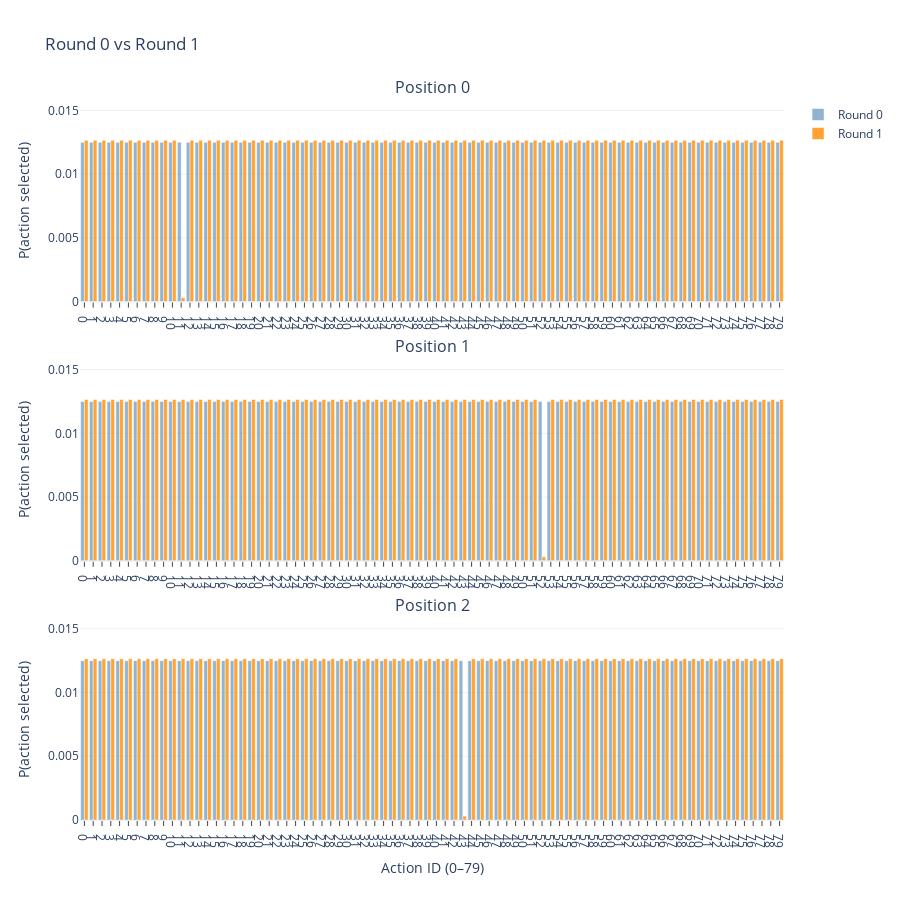
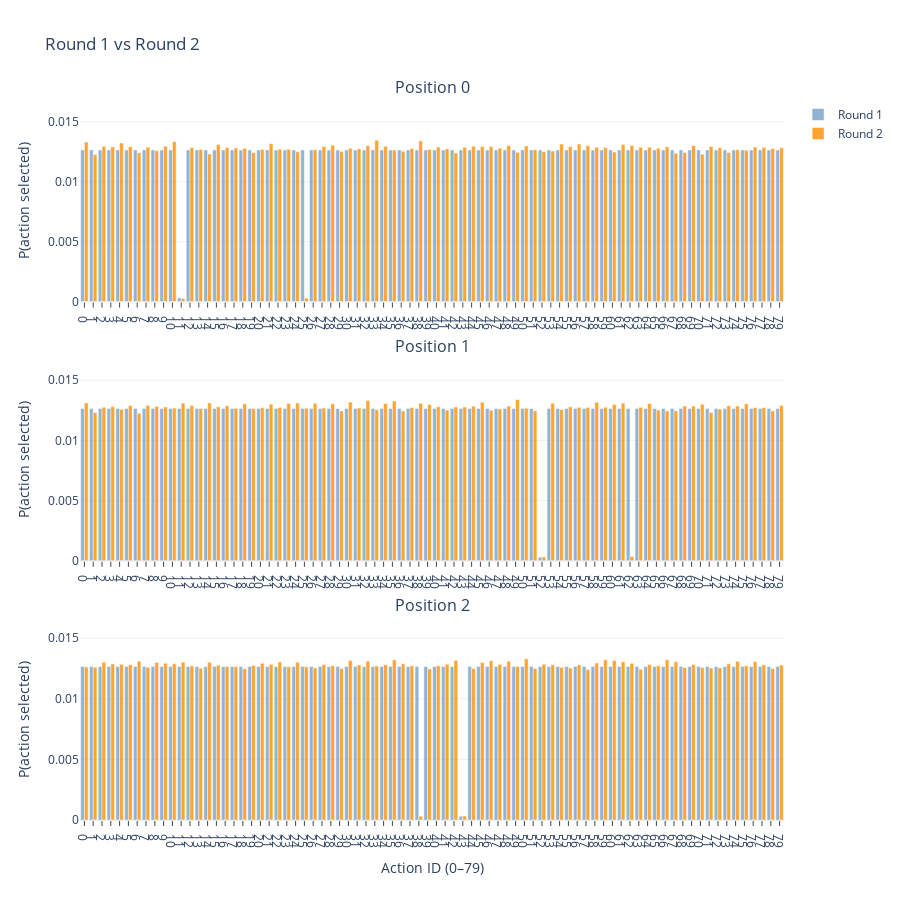

Here is the notebook cell these charts were saved with, in order:
### Code cell
# Assumes you already built df (action, position, reward, pscore) and bf for n_actions
tracker = ThompsonSlateTracker(df=df, n_actions=bf["n_actions"], positions=[0,1,2], seed=7)

# Round 0 is already recorded (uniform)
# Take Round 1 (samples per position, updates α/β, stores PMFs)
samp1 = tracker.next_round(random_state=None, use_mc_if_needed=False)  # exact is valid here
print("Round 1 samples:\n", samp1)

# Plot Round 0 vs Round 1
tracker.plot_compare(0, 1, title="Round 0 vs Round 1")

# Take Round 2 (now exact may be invalid; allow MC to compute PMFs)
samp2 = tracker.next_round(random_state=None, use_mc_if_needed=True)   # enables MC fallback
print("Round 2 samples:\n", samp2)

# Plot Round 1 vs Round 2
tracker.plot_compare(1, 2, title="Round 1 vs Round 2")

### Figure 1 — Plotly figure (JSON) as saved in the notebook; plotly's stock layout.template omitted (floating-point values rounded to 4 significant figures)
{"data": [{"customdata": [[0], [0], [0], [0], [0], [0], [0], [0], [0], [0], [0], [0], [0], [0], [0], [0], [0], [0], [0], [0], [0], [0], [0], [0], [0], [0], [0], [0], [0], [0], [0], [0], [0], [0], [0], [0], [0], [0], [0], [0], [0], [0], [0], [0], [0], [0], [0], [0], [0], [0], [0], [0], [0], [0], [0], [0], [0], [0], [0], [0], [0], [0], [0], [0], [0], [0], [0], [0], [0], [0], [0], [0], [0], [0], [0], [0], [0], [0], [0], [0]], "hovertemplate": "Position: %{customdata[0]}<br>Action: %{x}<br>Round: 0<br>P: %{y:.6f}<extra></extra>", "marker": {"color": "steelblue"}, "name": "Round 0", "opacity": 0.6, "showlegend": true, "type": "bar", "x": [0, 1, 2, 3, 4, 5, 6, 7, 8, 9, 10, 11, 12, 13, 14, 15, 16, 17, 18, 19, 20, 21, 22, 23, 24, 25, 26, 27, 28, 29, 30, 31, 32, 33, 34, 35, 36, 37, 38, 39, 40, 41, 42, 43, 44, 45, 46, 47, 48, 49, 50, 51, 52, 53, 54, 55, 56, 57, 58, 59, 60, 61, 62, 63, 64, 65, 66, 67, 68, 69, 70, 71, 72, 73, 74, 75, 76, 77, 78, 79], "xaxis": "x", "y": [0.0125, 0.0125, 0.0125, 0.0125, 0.0125, 0.0125, 0.0125, 0.0125, 0.0125, 0.0125, 0.0125, 0.0125, 0.0125, 0.0125, 0.0125, 0.0125, 0.0125, 0.0125, 0.0125, 0.0125, 0.0125, 0.0125, 0.0125, 0.0125, 0.0125, 0.0125, 0.0125, 0.0125, 0.0125, 0.0125, 0.0125, 0.0125, 0.0125, 0.0125, 0.0125, 0.0125, 0.0125, 0.0125, 0.0125, 0.0125, 0.0125, 0.0125, 0.0125, 0.0125, 0.0125, 0.0125, 0.0125, 0.0125, 0.0125, 0.0125, 0.0125, 0.0125, 0.0125, 0.0125, 0.0125, 0.0125, 0.0125, 0.0125, 0.0125, 0.0125, 0.0125, 0.0125, 0.0125, 0.0125, 0.0125, 0.0125, 0.0125, 0.0125, 0.0125, 0.0125, 0.0125, 0.0125, 0.0125, 0.0125, 0.0125, 0.0125, 0.0125, 0.0125, 0.0125, 0.0125], "yaxis": "y"}, {"customdata": [[0], [0], [0], [0], [0], [0], [0], [0], [0], [0], [0], [0], [0], [0], [0], [0], [0], [0], [0], [0], [0], [0], [0], [0], [0], [0], [0], [0], [0], [0], [0], [0], [0], [0], [0], [0], [0], [0], [0], [0], [0], [0], [0], [0], [0], [0], [0], [0], [0], [0], [0], [0], [0], [0], [0], [0], [0], [0], [0], [0], [0], [0], [0], [0], [0], [0], [0], [0], [0], [0], [0], [0], [0], [0], [0], [0], [0], [0], [0], [0]], "hovertemplate": "Position: %{customdata[0]}<br>Action: %{x}<br>Round: 1<br>P: %{y:.6f}<extra></extra>", "marker": {"color": "darkorange"}, "name": "Round 1", "opacity": 0.8, "showlegend": true, "type": "bar", "x": [0, 1, 2, 3, 4, 5, 6, 7, 8, 9, 10, 11, 12, 13, 14, 15, 16, 17, 18, 19, 20, 21, 22, 23, 24, 25, 26, 27, 28, 29, 30, 31, 32, 33, 34, 35, 36, 37, 38, 39, 40, 41, 42, 43, 44, 45, 46, 47, 48, 49, 50, 51, 52, 53, 54, 55, 56, 57, 58, 59, 60, 61, 62, 63, 64, 65, 66, 67, 68, 69, 70, 71, 72, 73, 74, 75, 76, 77, 78, 79], "xaxis": "x", "y": [0.01265, 0.01265, 0.01265, 0.01265, 0.01265, 0.01265, 0.01265, 0.01265, 0.01265, 0.01265, 0.01265, 0.0003086, 0.01265, 0.01265, 0.01265, 0.01265, 0.01265, 0.01265, 0.01265, 0.01265, 0.01265, 0.01265, 0.01265, 0.01265, 0.01265, 0.01265, 0.01265, 0.01265, 0.01265, 0.01265, 0.01265, 0.01265, 0.01265, 0.01265, 0.01265, 0.01265, 0.01265, 0.01265, 0.01265, 0.01265, 0.01265, 0.01265, 0.01265, 0.01265, 0.01265, 0.01265, 0.01265, 0.01265, 0.01265, 0.01265, 0.01265, 0.01265, 0.01265, 0.01265, 0.01265, 0.01265, 0.01265, 0.01265, 0.01265, 0.01265, 0.01265, 0.01265, 0.01265, 0.01265, 0.01265, 0.01265, 0.01265, 0.01265, 0.01265, 0.01265, 0.01265, 0.01265, 0.01265, 0.01265, 0.01265, 0.01265, 0.01265, 0.01265, 0.01265, 0.01265], "yaxis": "y"}, {"customdata": [[1], [1], [1], [1], [1], [1], [1], [1], [1], [1], [1], [1], [1], [1], [1], [1], [1], [1], [1], [1], [1], [1], [1], [1], [1], [1], [1], [1], [1], [1], [1], [1], [1], [1], [1], [1], [1], [1], [1], [1], [1], [1], [1], [1], [1], [1], [1], [1], [1], [1], [1], [1], [1], [1], [1], [1], [1], [1], [1], [1], [1], [1], [1], [1], [1], [1], [1], [1], [1], [1], [1], [1], [1], [1], [1], [1], [1], [1], [1], [1]], "hovertemplate": "Position: %{customdata[0]}<br>Action: %{x}<br>Round: 0<br>P: %{y:.6f}<extra></extra>", "marker": {"color": "steelblue"}, "name": "Round 0", "opacity": 0.6, "showlegend": false, "type": "bar", "x": [0, 1, 2, 3, 4, 5, 6, 7, 8, 9, 10, 11, 12, 13, 14, 15, 16, 17, 18, 19, 20, 21, 22, 23, 24, 25, 26, 27, 28, 29, 30, 31, 32, 33, 34, 35, 36, 37, 38, 39, 40, 41, 42, 43, 44, 45, 46, 47, 48, 49, 50, 51, 52, 53, 54, 55, 56, 57, 58, 59, 60, 61, 62, 63, 64, 65, 66, 67, 68, 69, 70, 71, 72, 73, 74, 75, 76, 77, 78, 79], "xaxis": "x2", "y": [0.0125, 0.0125, 0.0125, 0.0125, 0.0125, 0.0125, 0.0125, 0.0125, 0.0125, 0.0125, 0.0125, 0.0125, 0.0125, 0.0125, 0.0125, 0.0125, 0.0125, 0.0125, 0.0125, 0.0125, 0.0125, 0.0125, 0.0125, 0.0125, 0.0125, 0.0125, 0.0125, 0.0125, 0.0125, 0.0125, 0.0125, 0.0125, 0.0125, 0.0125, 0.0125, 0.0125, 0.0125, 0.0125, 0.0125, 0.0125, 0.0125, 0.0125, 0.0125, 0.0125, 0.0125, 0.0125, 0.0125, 0.0125, 0.0125, 0.0125, 0.0125, 0.0125, 0.0125, 0.0125, 0.0125, 0.0125, 0.0125, 0.0125, 0.0125, 0.0125, 0.0125, 0.0125, 0.0125, 0.0125, 0.0125, 0.0125, 0.0125, 0.0125, 0.0125, 0.0125, 0.0125, 0.0125, 0.0125, 0.0125, 0.0125, 0.0125, 0.0125, 0.0125, 0.0125, 0.0125], "yaxis": "y2"}, {"customdata": [[1], [1], [1], [1], [1], [1], [1], [1], [1], [1], [1], [1], [1], [1], [1], [1], [1], [1], [1], [1], [1], [1], [1], [1], [1], [1], [1], [1], [1], [1], [1], [1], [1], [1], [1], [1], [1], [1], [1], [1], [1], [1], [1], [1], [1], [1], [1], [1], [1], [1], [1], [1], [1], [1], [1], [1], [1], [1], [1], [1], [1], [1], [1], [1], [1], [1], [1], [1], [1], [1], [1], [1], [1], [1], [1], [1], [1], [1], [1], [1]], "hovertemplate": "Position: %{customdata[0]}<br>Action: %{x}<br>Round: 1<br>P: %{y:.6f}<extra></extra>", "marker": {"color": "darkorange"}, "name": "Round 1", "opacity": 0.8, "showlegend": false, "type": "bar", "x": [0, 1, 2, 3, 4, 5, 6, 7, 8, 9, 10, 11, 12, 13, 14, 15, 16, 17, 18, 19, 20, 21, 22, 23, 24, 25, 26, 27, 28, 29, 30, 31, 32, 33, 34, 35, 36, 37, 38, 39, 40, 41, 42, 43, 44, 45, 46, 47, 48, 49, 50, 51, 52, 53, 54, 55, 56, 57, 58, 59, 60, 61, 62, 63, 64, 65, 66, 67, 68, 69, 70, 71, 72, 73, 74, 75, 76, 77, 78, 79], "xaxis": "x2", "y": [0.01265, 0.01265, 0.01265, 0.01265, 0.01265, 0.01265, 0.01265, 0.01265, 0.01265, 0.01265, 0.01265, 0.01265, 0.01265, 0.01265, 0.01265, 0.01265, 0.01265, 0.01265, 0.01265, 0.01265, 0.01265, 0.01265, 0.01265, 0.01265, 0.01265, 0.01265, 0.01265, 0.01265, 0.01265, 0.01265, 0.01265, 0.01265, 0.01265, 0.01265, 0.01265, 0.01265, 0.01265, 0.01265, 0.01265, 0.01265, 0.01265, 0.01265, 0.01265, 0.01265, 0.01265, 0.01265, 0.01265, 0.01265, 0.01265, 0.01265, 0.01265, 0.01265, 0.0003086, 0.01265, 0.01265, 0.01265, 0.01265, 0.01265, 0.01265, 0.01265, 0.01265, 0.01265, 0.01265, 0.01265, 0.01265, 0.01265, 0.01265, 0.01265, 0.01265, 0.01265, 0.01265, 0.01265, 0.01265, 0.01265, 0.01265, 0.01265, 0.01265, 0.01265, 0.01265, 0.01265], "yaxis": "y2"}, {"customdata": [[2], [2], [2], [2], [2], [2], [2], [2], [2], [2], [2], [2], [2], [2], [2], [2], [2], [2], [2], [2], [2], [2], [2], [2], [2], [2], [2], [2], [2], [2], [2], [2], [2], [2], [2], [2], [2], [2], [2], [2], [2], [2], [2], [2], [2], [2], [2], [2], [2], [2], [2], [2], [2], [2], [2], [2], [2], [2], [2], [2], [2], [2], [2], [2], [2], [2], [2], [2], [2], [2], [2], [2], [2], [2], [2], [2], [2], [2], [2], [2]], "hovertemplate": "Position: %{customdata[0]}<br>Action: %{x}<br>Round: 0<br>P: %{y:.6f}<extra></extra>", "marker": {"color": "steelblue"}, "name": "Round 0", "opacity": 0.6, "showlegend": false, "type": "bar", "x": [0, 1, 2, 3, 4, 5, 6, 7, 8, 9, 10, 11, 12, 13, 14, 15, 16, 17, 18, 19, 20, 21, 22, 23, 24, 25, 26, 27, 28, 29, 30, 31, 32, 33, 34, 35, 36, 37, 38, 39, 40, 41, 42, 43, 44, 45, 46, 47, 48, 49, 50, 51, 52, 53, 54, 55, 56, 57, 58, 59, 60, 61, 62, 63, 64, 65, 66, 67, 68, 69, 70, 71, 72, 73, 74, 75, 76, 77, 78, 79], "xaxis": "x3", "y": [0.0125, 0.0125, 0.0125, 0.0125, 0.0125, 0.0125, 0.0125, 0.0125, 0.0125, 0.0125, 0.0125, 0.0125, 0.0125, 0.0125, 0.0125, 0.0125, 0.0125, 0.0125, 0.0125, 0.0125, 0.0125, 0.0125, 0.0125, 0.0125, 0.0125, 0.0125, 0.0125, 0.0125, 0.0125, 0.0125, 0.0125, 0.0125, 0.0125, 0.0125, 0.0125, 0.0125, 0.0125, 0.0125, 0.0125, 0.0125, 0.0125, 0.0125, 0.0125, 0.0125, 0.0125, 0.0125, 0.0125, 0.0125, 0.0125, 0.0125, 0.0125, 0.0125, 0.0125, 0.0125, 0.0125, 0.0125, 0.0125, 0.0125, 0.0125, 0.0125, 0.0125, 0.0125, 0.0125, 0.0125, 0.0125, 0.0125, 0.0125, 0.0125, 0.0125, 0.0125, 0.0125, 0.0125, 0.0125, 0.0125, 0.0125, 0.0125, 0.0125, 0.0125, 0.0125, 0.0125], "yaxis": "y3"}, {"customdata": [[2], [2], [2], [2], [2], [2], [2], [2], [2], [2], [2], [2], [2], [2], [2], [2], [2], [2], [2], [2], [2], [2], [2], [2], [2], [2], [2], [2], [2], [2], [2], [2], [2], [2], [2], [2], [2], [2], [2], [2], [2], [2], [2], [2], [2], [2], [2], [2], [2], [2], [2], [2], [2], [2], [2], [2], [2], [2], [2], [2], [2], [2], [2], [2], [2], [2], [2], [2], [2], [2], [2], [2], [2], [2], [2], [2], [2], [2], [2], [2]], "hovertemplate": "Position: %{customdata[0]}<br>Action: %{x}<br>Round: 1<br>P: %{y:.6f}<extra></extra>", "marker": {"color": "darkorange"}, "name": "Round 1", "opacity": 0.8, "showlegend": false, "type": "bar", "x": [0, 1, 2, 3, 4, 5, 6, 7, 8, 9, 10, 11, 12, 13, 14, 15, 16, 17, 18, 19, 20, 21, 22, 23, 24, 25, 26, 27, 28, 29, 30, 31, 32, 33, 34, 35, 36, 37, 38, 39, 40, 41, 42, 43, 44, 45, 46, 47, 48, 49, 50, 51, 52, 53, 54, 55, 56, 57, 58, 59, 60, 61, 62, 63, 64, 65, 66, 67, 68, 69, 70, 71, 72, 73, 74, 75, 76, 77, 78, 79], "xaxis": "x3", "y": [0.01265, 0.01265, 0.01265, 0.01265, 0.01265, 0.01265, 0.01265, 0.01265, 0.01265, 0.01265, 0.01265, 0.01265, 0.01265, 0.01265, 0.01265, 0.01265, 0.01265, 0.01265, 0.01265, 0.01265, 0.01265, 0.01265, 0.01265, 0.01265, 0.01265, 0.01265, 0.01265, 0.01265, 0.01265, 0.01265, 0.01265, 0.01265, 0.01265, 0.01265, 0.01265, 0.01265, 0.01265, 0.01265, 0.01265, 0.01265, 0.01265, 0.01265, 0.01265, 0.0003086, 0.01265, 0.01265, 0.01265, 0.01265, 0.01265, 0.01265, 0.01265, 0.01265, 0.01265, 0.01265, 0.01265, 0.01265, 0.01265, 0.01265, 0.01265, 0.01265, 0.01265, 0.01265, 0.01265, 0.01265, 0.01265, 0.01265, 0.01265, 0.01265, 0.01265, 0.01265, 0.01265, 0.01265, 0.01265, 0.01265, 0.01265, 0.01265, 0.01265, 0.01265, 0.01265, 0.01265], "yaxis": "y3"}], "layout": {"annotations": [{"font": {"size": 16}, "showarrow": false, "text": "Position 0", "x": 0.5, "xanchor": "center", "xref": "paper", "y": 1, "yanchor": "bottom", "yref": "paper"}, {"font": {"size": 16}, "showarrow": false, "text": "Position 1", "x": 0.5, "xanchor": "center", "xref": "paper", "y": 0.64, "yanchor": "bottom", "yref": "paper"}, {"font": {"size": 16}, "showarrow": false, "text": "Position 2", "x": 0.5, "xanchor": "center", "xref": "paper", "y": 0.28, "yanchor": "bottom", "yref": "paper"}], "bargap": 0.15, "barmode": "group", "height": 900, "title": {"text": "Round 0 vs Round 1"}, "xaxis": {"anchor": "y", "domain": [0, 1], "showticklabels": true, "tickmode": "array", "ticks": "outside", "ticktext": ["0", "1", "2", "3", "4", "5", "6", "7", "8", "9", "10", "11", "12", "13", "14", "15", "16", "17", "18", "19", "20", "21", "22", "23", "24", "25", "26", "27", "28", "29", "30", "31", "32", "33", "34", "35", "36", "37", "38", "39", "40", "41", "42", "43", "44", "45", "46", "47", "48", "49", "50", "51", "52", "53", "54", "55", "56", "57", "58", "59", "60", "61", "62", "63", "64", "65", "66", "67", "68", "69", "70", "71", "72", "73", "74", "75", "76", "77", "78", "79"], "tickvals": [0, 1, 2, 3, 4, 5, 6, 7, 8, 9, 10, 11, 12, 13, 14, 15, 16, 17, 18, 19, 20, 21, 22, 23, 24, 25, 26, 27, 28, 29, 30, 31, 32, 33, 34, 35, 36, 37, 38, 39, 40, 41, 42, 43, 44, 45, 46, 47, 48, 49, 50, 51, 52, 53, 54, 55, 56, 57, 58, 59, 60, 61, 62, 63, 64, 65, 66, 67, 68, 69, 70, 71, 72, 73, 74, 75, 76, 77, 78, 79]}, "xaxis2": {"anchor": "y2", "domain": [0, 1], "showticklabels": true, "tickmode": "array", "ticks": "outside", "ticktext": ["0", "1", "2", "3", "4", "5", "6", "7", "8", "9", "10", "11", "12", "13", "14", "15", "16", "17", "18", "19", "20", "21", "22", "23", "24", "25", "26", "27", "28", "29", "30", "31", "32", "33", "34", "35", "36", "37", "38", "39", "40", "41", "42", "43", "44", "45", "46", "47", "48", "49", "50", "51", "52", "53", "54", "55", "56", "57", "58", "59", "60", "61", "62", "63", "64", "65", "66", "67", "68", "69", "70", "71", "72", "73", "74", "75", "76", "77", "78", "79"], "tickvals": [0, 1, 2, 3, 4, 5, 6, 7, 8, 9, 10, 11, 12, 13, 14, 15, 16, 17, 18, 19, 20, 21, 22, 23, 24, 25, 26, 27, 28, 29, 30, 31, 32, 33, 34, 35, 36, 37, 38, 39, 40, 41, 42, 43, 44, 45, 46, 47, 48, 49, 50, 51, 52, 53, 54, 55, 56, 57, 58, 59, 60, 61, 62, 63, 64, 65, 66, 67, 68, 69, 70, 71, 72, 73, 74, 75, 76, 77, 78, 79]}, "xaxis3": {"anchor": "y3", "domain": [0, 1], "showticklabels": true, "tickmode": "array", "ticks": "outside", "ticktext": ["0", "1", "2", "3", "4", "5", "6", "7", "8", "9", "10", "11", "12", "13", "14", "15", "16", "17", "18", "19", "20", "21", "22", "23", "24", "25", "26", "27", "28", "29", "30", "31", "32", "33", "34", "35", "36", "37", "38", "39", "40", "41", "42", "43", "44", "45", "46", "47", "48", "49", "50", "51", "52", "53", "54", "55", "56", "57", "58", "59", "60", "61", "62", "63", "64", "65", "66", "67", "68", "69", "70", "71", "72", "73", "74", "75", "76", "77", "78", "79"], "tickvals": [0, 1, 2, 3, 4, 5, 6, 7, 8, 9, 10, 11, 12, 13, 14, 15, 16, 17, 18, 19, 20, 21, 22, 23, 24, 25, 26, 27, 28, 29, 30, 31, 32, 33, 34, 35, 36, 37, 38, 39, 40, 41, 42, 43, 44, 45, 46, 47, 48, 49, 50, 51, 52, 53, 54, 55, 56, 57, 58, 59, 60, 61, 62, 63, 64, 65, 66, 67, 68, 69, 70, 71, 72, 73, 74, 75, 76, 77, 78, 79], "title": {"text": "Action ID (0–79)"}}, "yaxis": {"anchor": "x", "domain": [0.72, 1], "range": [0, 0.01582], "title": {"text": "P(action selected)"}}, "yaxis2": {"anchor": "x2", "domain": [0.36, 0.64], "range": [0, 0.01582], "title": {"text": "P(action selected)"}}, "yaxis3": {"anchor": "x3", "domain": [0, 0.28], "range": [0, 0.01582], "title": {"text": "P(action selected)"}}}}

### Figure 2 — Plotly figure (JSON) as saved in the notebook; plotly's stock layout.template omitted (floating-point values rounded to 4 significant figures)
{"data": [{"customdata": [[0], [0], [0], [0], [0], [0], [0], [0], [0], [0], [0], [0], [0], [0], [0], [0], [0], [0], [0], [0], [0], [0], [0], [0], [0], [0], [0], [0], [0], [0], [0], [0], [0], [0], [0], [0], [0], [0], [0], [0], [0], [0], [0], [0], [0], [0], [0], [0], [0], [0], [0], [0], [0], [0], [0], [0], [0], [0], [0], [0], [0], [0], [0], [0], [0], [0], [0], [0], [0], [0], [0], [0], [0], [0], [0], [0], [0], [0], [0], [0]], "hovertemplate": "Position: %{customdata[0]}<br>Action: %{x}<br>Round: 1<br>P: %{y:.6f}<extra></extra>", "marker": {"color": "steelblue"}, "name": "Round 1", "opacity": 0.6, "showlegend": true, "type": "bar", "x": [0, 1, 2, 3, 4, 5, 6, 7, 8, 9, 10, 11, 12, 13, 14, 15, 16, 17, 18, 19, 20, 21, 22, 23, 24, 25, 26, 27, 28, 29, 30, 31, 32, 33, 34, 35, 36, 37, 38, 39, 40, 41, 42, 43, 44, 45, 46, 47, 48, 49, 50, 51, 52, 53, 54, 55, 56, 57, 58, 59, 60, 61, 62, 63, 64, 65, 66, 67, 68, 69, 70, 71, 72, 73, 74, 75, 76, 77, 78, 79], "xaxis": "x", "y": [0.01265, 0.01265, 0.01265, 0.01265, 0.01265, 0.01265, 0.01265, 0.01265, 0.01265, 0.01265, 0.01265, 0.0003086, 0.01265, 0.01265, 0.01265, 0.01265, 0.01265, 0.01265, 0.01265, 0.01265, 0.01265, 0.01265, 0.01265, 0.01265, 0.01265, 0.01265, 0.01265, 0.01265, 0.01265, 0.01265, 0.01265, 0.01265, 0.01265, 0.01265, 0.01265, 0.01265, 0.01265, 0.01265, 0.01265, 0.01265, 0.01265, 0.01265, 0.01265, 0.01265, 0.01265, 0.01265, 0.01265, 0.01265, 0.01265, 0.01265, 0.01265, 0.01265, 0.01265, 0.01265, 0.01265, 0.01265, 0.01265, 0.01265, 0.01265, 0.01265, 0.01265, 0.01265, 0.01265, 0.01265, 0.01265, 0.01265, 0.01265, 0.01265, 0.01265, 0.01265, 0.01265, 0.01265, 0.01265, 0.01265, 0.01265, 0.01265, 0.01265, 0.01265, 0.01265, 0.01265], "yaxis": "y"}, {"customdata": [[0], [0], [0], [0], [0], [0], [0], [0], [0], [0], [0], [0], [0], [0], [0], [0], [0], [0], [0], [0], [0], [0], [0], [0], [0], [0], [0], [0], [0], [0], [0], [0], [0], [0], [0], [0], [0], [0], [0], [0], [0], [0], [0], [0], [0], [0], [0], [0], [0], [0], [0], [0], [0], [0], [0], [0], [0], [0], [0], [0], [0], [0], [0], [0], [0], [0], [0], [0], [0], [0], [0], [0], [0], [0], [0], [0], [0], [0], [0], [0]], "hovertemplate": "Position: %{customdata[0]}<br>Action: %{x}<br>Round: 2<br>P: %{y:.6f}<extra></extra>", "marker": {"color": "darkorange"}, "name": "Round 2", "opacity": 0.8, "showlegend": true, "type": "bar", "x": [0, 1, 2, 3, 4, 5, 6, 7, 8, 9, 10, 11, 12, 13, 14, 15, 16, 17, 18, 19, 20, 21, 22, 23, 24, 25, 26, 27, 28, 29, 30, 31, 32, 33, 34, 35, 36, 37, 38, 39, 40, 41, 42, 43, 44, 45, 46, 47, 48, 49, 50, 51, 52, 53, 54, 55, 56, 57, 58, 59, 60, 61, 62, 63, 64, 65, 66, 67, 68, 69, 70, 71, 72, 73, 74, 75, 76, 77, 78, 79], "xaxis": "x", "y": [0.01331, 0.01227, 0.01295, 0.01291, 0.01324, 0.01293, 0.01242, 0.01288, 0.01258, 0.01296, 0.01334, 0.00026, 0.01285, 0.01269, 0.01231, 0.01311, 0.01285, 0.01281, 0.01279, 0.01243, 0.01269, 0.01319, 0.01272, 0.0127, 0.0125, 0.00029, 0.01267, 0.01294, 0.01305, 0.01252, 0.01279, 0.01274, 0.01302, 0.01345, 0.01297, 0.01264, 0.01255, 0.01277, 0.01341, 0.01269, 0.0129, 0.01274, 0.0124, 0.01288, 0.01297, 0.01294, 0.01294, 0.01281, 0.01302, 0.01247, 0.01299, 0.01268, 0.01251, 0.01256, 0.01315, 0.01292, 0.01316, 0.01302, 0.01288, 0.01285, 0.01248, 0.0131, 0.01302, 0.01288, 0.01288, 0.01279, 0.01291, 0.01238, 0.01244, 0.01302, 0.0123, 0.01294, 0.01283, 0.01244, 0.01266, 0.01263, 0.01289, 0.01287, 0.01277, 0.01283], "yaxis": "y"}, {"customdata": [[1], [1], [1], [1], [1], [1], [1], [1], [1], [1], [1], [1], [1], [1], [1], [1], [1], [1], [1], [1], [1], [1], [1], [1], [1], [1], [1], [1], [1], [1], [1], [1], [1], [1], [1], [1], [1], [1], [1], [1], [1], [1], [1], [1], [1], [1], [1], [1], [1], [1], [1], [1], [1], [1], [1], [1], [1], [1], [1], [1], [1], [1], [1], [1], [1], [1], [1], [1], [1], [1], [1], [1], [1], [1], [1], [1], [1], [1], [1], [1]], "hovertemplate": "Position: %{customdata[0]}<br>Action: %{x}<br>Round: 1<br>P: %{y:.6f}<extra></extra>", "marker": {"color": "steelblue"}, "name": "Round 1", "opacity": 0.6, "showlegend": false, "type": "bar", "x": [0, 1, 2, 3, 4, 5, 6, 7, 8, 9, 10, 11, 12, 13, 14, 15, 16, 17, 18, 19, 20, 21, 22, 23, 24, 25, 26, 27, 28, 29, 30, 31, 32, 33, 34, 35, 36, 37, 38, 39, 40, 41, 42, 43, 44, 45, 46, 47, 48, 49, 50, 51, 52, 53, 54, 55, 56, 57, 58, 59, 60, 61, 62, 63, 64, 65, 66, 67, 68, 69, 70, 71, 72, 73, 74, 75, 76, 77, 78, 79], "xaxis": "x2", "y": [0.01265, 0.01265, 0.01265, 0.01265, 0.01265, 0.01265, 0.01265, 0.01265, 0.01265, 0.01265, 0.01265, 0.01265, 0.01265, 0.01265, 0.01265, 0.01265, 0.01265, 0.01265, 0.01265, 0.01265, 0.01265, 0.01265, 0.01265, 0.01265, 0.01265, 0.01265, 0.01265, 0.01265, 0.01265, 0.01265, 0.01265, 0.01265, 0.01265, 0.01265, 0.01265, 0.01265, 0.01265, 0.01265, 0.01265, 0.01265, 0.01265, 0.01265, 0.01265, 0.01265, 0.01265, 0.01265, 0.01265, 0.01265, 0.01265, 0.01265, 0.01265, 0.01265, 0.0003086, 0.01265, 0.01265, 0.01265, 0.01265, 0.01265, 0.01265, 0.01265, 0.01265, 0.01265, 0.01265, 0.01265, 0.01265, 0.01265, 0.01265, 0.01265, 0.01265, 0.01265, 0.01265, 0.01265, 0.01265, 0.01265, 0.01265, 0.01265, 0.01265, 0.01265, 0.01265, 0.01265], "yaxis": "y2"}, {"customdata": [[1], [1], [1], [1], [1], [1], [1], [1], [1], [1], [1], [1], [1], [1], [1], [1], [1], [1], [1], [1], [1], [1], [1], [1], [1], [1], [1], [1], [1], [1], [1], [1], [1], [1], [1], [1], [1], [1], [1], [1], [1], [1], [1], [1], [1], [1], [1], [1], [1], [1], [1], [1], [1], [1], [1], [1], [1], [1], [1], [1], [1], [1], [1], [1], [1], [1], [1], [1], [1], [1], [1], [1], [1], [1], [1], [1], [1], [1], [1], [1]], "hovertemplate": "Position: %{customdata[0]}<br>Action: %{x}<br>Round: 2<br>P: %{y:.6f}<extra></extra>", "marker": {"color": "darkorange"}, "name": "Round 2", "opacity": 0.8, "showlegend": false, "type": "bar", "x": [0, 1, 2, 3, 4, 5, 6, 7, 8, 9, 10, 11, 12, 13, 14, 15, 16, 17, 18, 19, 20, 21, 22, 23, 24, 25, 26, 27, 28, 29, 30, 31, 32, 33, 34, 35, 36, 37, 38, 39, 40, 41, 42, 43, 44, 45, 46, 47, 48, 49, 50, 51, 52, 53, 54, 55, 56, 57, 58, 59, 60, 61, 62, 63, 64, 65, 66, 67, 68, 69, 70, 71, 72, 73, 74, 75, 76, 77, 78, 79], "xaxis": "x2", "y": [0.01311, 0.0123, 0.01276, 0.01281, 0.01258, 0.0129, 0.01226, 0.01291, 0.01281, 0.01278, 0.01269, 0.0131, 0.0129, 0.01265, 0.01311, 0.0128, 0.01287, 0.01266, 0.01304, 0.01264, 0.01272, 0.01302, 0.01274, 0.01306, 0.0131, 0.01267, 0.01308, 0.01269, 0.01304, 0.01245, 0.01319, 0.01269, 0.01332, 0.01255, 0.01306, 0.01328, 0.01244, 0.01273, 0.01309, 0.01298, 0.01279, 0.01251, 0.01277, 0.01277, 0.01283, 0.01317, 0.01251, 0.01261, 0.01285, 0.0134, 0.01268, 0.01247, 0.000325, 0.01308, 0.01257, 0.01278, 0.01274, 0.01274, 0.01317, 0.01276, 0.01298, 0.01311, 0.000355, 0.01275, 0.01307, 0.01252, 0.01244, 0.01246, 0.01286, 0.01285, 0.01299, 0.01231, 0.0126, 0.01289, 0.01286, 0.01305, 0.01273, 0.01273, 0.01246, 0.01289], "yaxis": "y2"}, {"customdata": [[2], [2], [2], [2], [2], [2], [2], [2], [2], [2], [2], [2], [2], [2], [2], [2], [2], [2], [2], [2], [2], [2], [2], [2], [2], [2], [2], [2], [2], [2], [2], [2], [2], [2], [2], [2], [2], [2], [2], [2], [2], [2], [2], [2], [2], [2], [2], [2], [2], [2], [2], [2], [2], [2], [2], [2], [2], [2], [2], [2], [2], [2], [2], [2], [2], [2], [2], [2], [2], [2], [2], [2], [2], [2], [2], [2], [2], [2], [2], [2]], "hovertemplate": "Position: %{customdata[0]}<br>Action: %{x}<br>Round: 1<br>P: %{y:.6f}<extra></extra>", "marker": {"color": "steelblue"}, "name": "Round 1", "opacity": 0.6, "showlegend": false, "type": "bar", "x": [0, 1, 2, 3, 4, 5, 6, 7, 8, 9, 10, 11, 12, 13, 14, 15, 16, 17, 18, 19, 20, 21, 22, 23, 24, 25, 26, 27, 28, 29, 30, 31, 32, 33, 34, 35, 36, 37, 38, 39, 40, 41, 42, 43, 44, 45, 46, 47, 48, 49, 50, 51, 52, 53, 54, 55, 56, 57, 58, 59, 60, 61, 62, 63, 64, 65, 66, 67, 68, 69, 70, 71, 72, 73, 74, 75, 76, 77, 78, 79], "xaxis": "x3", "y": [0.01265, 0.01265, 0.01265, 0.01265, 0.01265, 0.01265, 0.01265, 0.01265, 0.01265, 0.01265, 0.01265, 0.01265, 0.01265, 0.01265, 0.01265, 0.01265, 0.01265, 0.01265, 0.01265, 0.01265, 0.01265, 0.01265, 0.01265, 0.01265, 0.01265, 0.01265, 0.01265, 0.01265, 0.01265, 0.01265, 0.01265, 0.01265, 0.01265, 0.01265, 0.01265, 0.01265, 0.01265, 0.01265, 0.01265, 0.01265, 0.01265, 0.01265, 0.01265, 0.0003086, 0.01265, 0.01265, 0.01265, 0.01265, 0.01265, 0.01265, 0.01265, 0.01265, 0.01265, 0.01265, 0.01265, 0.01265, 0.01265, 0.01265, 0.01265, 0.01265, 0.01265, 0.01265, 0.01265, 0.01265, 0.01265, 0.01265, 0.01265, 0.01265, 0.01265, 0.01265, 0.01265, 0.01265, 0.01265, 0.01265, 0.01265, 0.01265, 0.01265, 0.01265, 0.01265, 0.01265], "yaxis": "y3"}, {"customdata": [[2], [2], [2], [2], [2], [2], [2], [2], [2], [2], [2], [2], [2], [2], [2], [2], [2], [2], [2], [2], [2], [2], [2], [2], [2], [2], [2], [2], [2], [2], [2], [2], [2], [2], [2], [2], [2], [2], [2], [2], [2], [2], [2], [2], [2], [2], [2], [2], [2], [2], [2], [2], [2], [2], [2], [2], [2], [2], [2], [2], [2], [2], [2], [2], [2], [2], [2], [2], [2], [2], [2], [2], [2], [2], [2], [2], [2], [2], [2], [2]], "hovertemplate": "Position: %{customdata[0]}<br>Action: %{x}<br>Round: 2<br>P: %{y:.6f}<extra></extra>", "marker": {"color": "darkorange"}, "name": "Round 2", "opacity": 0.8, "showlegend": false, "type": "bar", "x": [0, 1, 2, 3, 4, 5, 6, 7, 8, 9, 10, 11, 12, 13, 14, 15, 16, 17, 18, 19, 20, 21, 22, 23, 24, 25, 26, 27, 28, 29, 30, 31, 32, 33, 34, 35, 36, 37, 38, 39, 40, 41, 42, 43, 44, 45, 46, 47, 48, 49, 50, 51, 52, 53, 54, 55, 56, 57, 58, 59, 60, 61, 62, 63, 64, 65, 66, 67, 68, 69, 70, 71, 72, 73, 74, 75, 76, 77, 78, 79], "xaxis": "x3", "y": [0.01261, 0.0126, 0.01302, 0.01287, 0.01284, 0.01281, 0.0131, 0.0126, 0.01299, 0.01293, 0.01287, 0.01302, 0.01271, 0.01252, 0.013, 0.01276, 0.01266, 0.01264, 0.01248, 0.01274, 0.01293, 0.01283, 0.01303, 0.01263, 0.013, 0.01263, 0.01255, 0.01282, 0.01273, 0.01248, 0.01315, 0.01278, 0.01311, 0.0127, 0.01281, 0.01322, 0.01289, 0.01272, 0.000315, 0.01245, 0.01272, 0.01285, 0.01317, 0.00034, 0.01248, 0.01298, 0.01314, 0.01284, 0.0131, 0.01266, 0.0133, 0.01249, 0.01285, 0.0128, 0.01259, 0.01253, 0.0128, 0.0124, 0.01294, 0.01321, 0.01315, 0.01305, 0.01292, 0.01243, 0.01283, 0.01272, 0.01322, 0.01306, 0.01257, 0.01282, 0.01258, 0.01253, 0.01255, 0.01288, 0.01308, 0.01272, 0.01307, 0.0128, 0.0125, 0.01277], "yaxis": "y3"}], "layout": {"annotations": [{"font": {"size": 16}, "showarrow": false, "text": "Position 0", "x": 0.5, "xanchor": "center", "xref": "paper", "y": 1, "yanchor": "bottom", "yref": "paper"}, {"font": {"size": 16}, "showarrow": false, "text": "Position 1", "x": 0.5, "xanchor": "center", "xref": "paper", "y": 0.64, "yanchor": "bottom", "yref": "paper"}, {"font": {"size": 16}, "showarrow": false, "text": "Position 2", "x": 0.5, "xanchor": "center", "xref": "paper", "y": 0.28, "yanchor": "bottom", "yref": "paper"}], "bargap": 0.15, "barmode": "group", "height": 900, "title": {"text": "Round 1 vs Round 2"}, "xaxis": {"anchor": "y", "domain": [0, 1], "showticklabels": true, "tickmode": "array", "ticks": "outside", "ticktext": ["0", "1", "2", "3", "4", "5", "6", "7", "8", "9", "10", "11", "12", "13", "14", "15", "16", "17", "18", "19", "20", "21", "22", "23", "24", "25", "26", "27", "28", "29", "30", "31", "32", "33", "34", "35", "36", "37", "38", "39", "40", "41", "42", "43", "44", "45", "46", "47", "48", "49", "50", "51", "52", "53", "54", "55", "56", "57", "58", "59", "60", "61", "62", "63", "64", "65", "66", "67", "68", "69", "70", "71", "72", "73", "74", "75", "76", "77", "78", "79"], "tickvals": [0, 1, 2, 3, 4, 5, 6, 7, 8, 9, 10, 11, 12, 13, 14, 15, 16, 17, 18, 19, 20, 21, 22, 23, 24, 25, 26, 27, 28, 29, 30, 31, 32, 33, 34, 35, 36, 37, 38, 39, 40, 41, 42, 43, 44, 45, 46, 47, 48, 49, 50, 51, 52, 53, 54, 55, 56, 57, 58, 59, 60, 61, 62, 63, 64, 65, 66, 67, 68, 69, 70, 71, 72, 73, 74, 75, 76, 77, 78, 79]}, "xaxis2": {"anchor": "y2", "domain": [0, 1], "showticklabels": true, "tickmode": "array", "ticks": "outside", "ticktext": ["0", "1", "2", "3", "4", "5", "6", "7", "8", "9", "10", "11", "12", "13", "14", "15", "16", "17", "18", "19", "20", "21", "22", "23", "24", "25", "26", "27", "28", "29", "30", "31", "32", "33", "34", "35", "36", "37", "38", "39", "40", "41", "42", "43", "44", "45", "46", "47", "48", "49", "50", "51", "52", "53", "54", "55", "56", "57", "58", "59", "60", "61", "62", "63", "64", "65", "66", "67", "68", "69", "70", "71", "72", "73", "74", "75", "76", "77", "78", "79"], "tickvals": [0, 1, 2, 3, 4, 5, 6, 7, 8, 9, 10, 11, 12, 13, 14, 15, 16, 17, 18, 19, 20, 21, 22, 23, 24, 25, 26, 27, 28, 29, 30, 31, 32, 33, 34, 35, 36, 37, 38, 39, 40, 41, 42, 43, 44, 45, 46, 47, 48, 49, 50, 51, 52, 53, 54, 55, 56, 57, 58, 59, 60, 61, 62, 63, 64, 65, 66, 67, 68, 69, 70, 71, 72, 73, 74, 75, 76, 77, 78, 79]}, "xaxis3": {"anchor": "y3", "domain": [0, 1], "showticklabels": true, "tickmode": "array", "ticks": "outside", "ticktext": ["0", "1", "2", "3", "4", "5", "6", "7", "8", "9", "10", "11", "12", "13", "14", "15", "16", "17", "18", "19", "20", "21", "22", "23", "24", "25", "26", "27", "28", "29", "30", "31", "32", "33", "34", "35", "36", "37", "38", "39", "40", "41", "42", "43", "44", "45", "46", "47", "48", "49", "50", "51", "52", "53", "54", "55", "56", "57", "58", "59", "60", "61", "62", "63", "64", "65", "66", "67", "68", "69", "70", "71", "72", "73", "74", "75", "76", "77", "78", "79"], "tickvals": [0, 1, 2, 3, 4, 5, 6, 7, 8, 9, 10, 11, 12, 13, 14, 15, 16, 17, 18, 19, 20, 21, 22, 23, 24, 25, 26, 27, 28, 29, 30, 31, 32, 33, 34, 35, 36, 37, 38, 39, 40, 41, 42, 43, 44, 45, 46, 47, 48, 49, 50, 51, 52, 53, 54, 55, 56, 57, 58, 59, 60, 61, 62, 63, 64, 65, 66, 67, 68, 69, 70, 71, 72, 73, 74, 75, 76, 77, 78, 79], "title": {"text": "Action ID (0–79)"}}, "yaxis": {"anchor": "x", "domain": [0.72, 1], "range": [0, 0.01682], "title": {"text": "P(action selected)"}}, "yaxis2": {"anchor": "x2", "domain": [0.36, 0.64], "range": [0, 0.01674], "title": {"text": "P(action selected)"}}, "yaxis3": {"anchor": "x3", "domain": [0, 0.28], "range": [0, 0.01663], "title": {"text": "P(action selected)"}}}}
